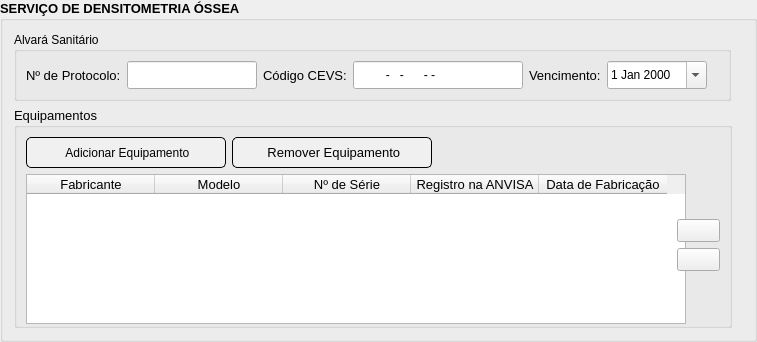
                   <widget class="QGroupBox" name="densitometriaOsseaGroupBox">
                    <property name="enabled">
                     <bool>true</bool>
                    </property>
                    <property name="minimumSize">
                     <size>
                      <width>757</width>
                      <height>342</height>
                     </size>
                    </property>
                    <property name="maximumSize">
                     <size>
                      <width>757</width>
                      <height>342</height>
                     </size>
                    </property>
                    <property name="font">
                     <font>
                      <pointsize>10</pointsize>
                      <bold>true</bold>
                     </font>
                    </property>
                    <property name="styleSheet">
                     <string notr="true">QGroupBox::unchecked {
	background-color: rgb(230, 230, 230);
	font: 10pt &quot;Segoe UI&quot;;
}

QGroupBox::checked {
	background-color: rgb(166, 255, 184);
	font: 700 10pt &quot;Segoe UI&quot;;
}</string>
                    </property>
                    <property name="title">
                     <string>SERVIÇO DE DENSITOMETRIA ÓSSEA</string>
                    </property>
                    <property name="flat">
                     <bool>false</bool>
                    </property>
                    <property name="checkable">
                     <bool>false</bool>
                    </property>
                    <property name="checked">
                     <bool>false</bool>
                    </property>
                    <layout class="QVBoxLayout" name="verticalLayout_13">
                     <item>
                      <layout class="QHBoxLayout" name="horizontalLayout_23">
                       <item>
                        <widget class="QGroupBox" name="groupBox_4">
                         <property name="styleSheet">
                          <string notr="true">QGroupBox {
	font: 10pt &quot;Segoe UI&quot;;
}</string>
                         </property>
                         <property name="title">
                          <string>Alvará Sanitário</string>
                         </property>
                         <layout class="QVBoxLayout" name="verticalLayout_12">
                          <item>
                           <layout class="QHBoxLayout" name="horizontalLayout_22">
                            <item>
                             <widget class="QLabel" name="label_23">
                              <property name="font">
                               <font>
                                <pointsize>10</pointsize>
                               </font>
                              </property>
                              <property name="text">
                               <string>Nº de Protocolo:</string>
                              </property>
                             </widget>
                            </item>
                            <item>
                             <widget class="QLineEdit" name="protocoloAlvaraDensitometriaLineEdit">
                              <property name="minimumSize">
                               <size>
                                <width>130</width>
                                <height>28</height>
                               </size>
                              </property>
                              <property name="maximumSize">
                               <size>
                                <width>130</width>
                                <height>28</height>
                               </size>
                              </property>
                             </widget>
                            </item>
                            <item>
                             <widget class="QLabel" name="label_26">
                              <property name="font">
                               <font>
                                <pointsize>10</pointsize>
                               </font>
                              </property>
                              <property name="text">
                               <string>Código CEVS:</string>
                              </property>
                             </widget>
                            </item>
                            <item>
                             <widget class="QLineEdit" name="codigoCEVSAlvaraDensitometriaOsseaLineEdit">
                              <property name="minimumSize">
                               <size>
                                <width>170</width>
                                <height>28</height>
                               </size>
                              </property>
                              <property name="maximumSize">
                               <size>
                                <width>170</width>
                                <height>28</height>
                               </size>
                              </property>
                              <property name="inputMask">
                               <string>000000000-000-000000-0-0</string>
                              </property>
                             </widget>
                            </item>
                            <item>
                             <widget class="QLabel" name="label_27">
                              <property name="font">
                               <font>
                                <pointsize>10</pointsize>
                               </font>
                              </property>
                              <property name="text">
                               <string>Vencimento:</string>
                              </property>
                             </widget>
                            </item>
                            <item>
                             <widget class="QDateEdit" name="validadeAlvaraDensitometriaOsseaDateEdit">
                              <property name="minimumSize">
                               <size>
                                <width>100</width>
                                <height>28</height>
                               </size>
                              </property>
                              <property name="maximumSize">
                               <size>
                                <width>100</width>
                                <height>28</height>
                               </size>
                              </property>
                              <property name="calendarPopup">
                               <bool>true</bool>
                              </property>
                             </widget>
                            </item>
                            <item>
                             <spacer name="horizontalSpacer_24">
                              <property name="orientation">
                               <enum>Qt::Horizontal</enum>
                              </property>
                              <property name="sizeHint" stdset="0">
                               <size>
                                <width>40</width>
                                <height>20</height>
                               </size>
                              </property>
                             </spacer>
                            </item>
                           </layout>
                          </item>
                         </layout>
                        </widget>
                       </item>
                       <item>
                        <spacer name="horizontalSpacer_25">
                         <property name="orientation">
                          <enum>Qt::Horizontal</enum>
                         </property>
                         <property name="sizeHint" stdset="0">
                          <size>
                           <width>40</width>
                           <height>20</height>
                          </size>
                         </property>
                        </spacer>
                       </item>
                      </layout>
                     </item>
                     <item>
                      <layout class="QHBoxLayout" name="horizontalLayout_33">
                       <property name="topMargin">
                        <number>0</number>
                       </property>
                       <item>
                        <widget class="QGroupBox" name="equipamentosDensitometriaGroupBox">
                         <property name="minimumSize">
                          <size>
                           <width>718</width>
                           <height>0</height>
                          </size>
                         </property>
                         <property name="maximumSize">
                          <size>
                           <width>718</width>
                           <height>16777215</height>
                          </size>
                         </property>
                         <property name="font">
                          <font>
                           <pointsize>10</pointsize>
                          </font>
                         </property>
                         <property name="title">
                          <string>Equipamentos</string>
                         </property>
                         <layout class="QVBoxLayout" name="verticalLayout_9">
                          <item>
                           <layout class="QHBoxLayout" name="horizontalLayout_20">
                            <property name="topMargin">
                             <number>0</number>
                            </property>
                            <item>
                             <widget class="QPushButton" name="adicionarEquipamentoDensitometriaPushButton">
                              <property name="minimumSize">
                               <size>
                                <width>200</width>
                                <height>31</height>
                               </size>
                              </property>
                              <property name="maximumSize">
                               <size>
                                <width>200</width>
                                <height>31</height>
                               </size>
                              </property>
                              <property name="styleSheet">
                               <string notr="true">QPushButton {
	font: 10pt &quot;Segoe UI&quot;;
	border: 1px solid black;
	border-radius: 5px;
	background-color: rgb(240, 240, 240);
}

QPushButton:hover {
	font: 10pt &quot;Segoe UI&quot;;
	border: 1px solid black;
	border-radius: 5px;
	background-color: rgb(170, 255, 127);
}</string>
                              </property>
                              <property name="text">
                               <string> Adicionar Equipamento</string>
                              </property>
                              <property name="icon">
                               <iconset resource="resources.qrc">
                                <normaloff>:/imagens/icon-add.png</normaloff>:/imagens/icon-add.png</iconset>
                              </property>
                              <property name="iconSize">
                               <size>
                                <width>15</width>
                                <height>15</height>
                               </size>
                              </property>
                             </widget>
                            </item>
                            <item>
                             <widget class="QPushButton" name="removerEquipamentoDensitometriaPushButton">
                              <property name="minimumSize">
                               <size>
                                <width>200</width>
                                <height>31</height>
                               </size>
                              </property>
                              <property name="maximumSize">
                               <size>
                                <width>200</width>
                                <height>31</height>
                               </size>
                              </property>
                              <property name="font">
                               <font>
                                <family>Segoe UI</family>
                                <pointsize>10</pointsize>
                                <italic>false</italic>
                                <bold>false</bold>
                               </font>
                              </property>
                              <property name="styleSheet">
                               <string notr="true">QPushButton {
	font: 10pt &quot;Segoe UI&quot;;
	border: 1px solid black;
	border-radius: 5px;
	background-color: rgb(240, 240, 240);
}

QPushButton:hover {
	font: 10pt &quot;Segoe UI&quot;;
	border: 1px solid black;
	border-radius: 5px;
	background-color: rgb(170, 255, 127);
}</string>
                              </property>
                              <property name="text">
                               <string> Remover Equipamento</string>
                              </property>
                              <property name="icon">
                               <iconset resource="resources.qrc">
                                <normaloff>:/imagens/icon-quit.png</normaloff>:/imagens/icon-quit.png</iconset>
                              </property>
                              <property name="iconSize">
                               <size>
                                <width>15</width>
                                <height>15</height>
                               </size>
                              </property>
                             </widget>
                            </item>
                            <item>
                             <spacer name="horizontalSpacer_22">
                              <property name="orientation">
                               <enum>Qt::Horizontal</enum>
                              </property>
                              <property name="sizeHint" stdset="0">
                               <size>
                                <width>40</width>
                                <height>20</height>
                               </size>
                              </property>
                             </spacer>
                            </item>
                           </layout>
                          </item>
                          <item>
                           <layout class="QHBoxLayout" name="horizontalLayout_60">
                            <property name="topMargin">
                             <number>0</number>
                            </property>
                            <item>
                             <widget class="QTableWidget" name="equipamentoDensitometriaTableWidget">
                              <property name="minimumSize">
                               <size>
                                <width>660</width>
                                <height>150</height>
                               </size>
                              </property>
                              <property name="maximumSize">
                               <size>
                                <width>660</width>
                                <height>150</height>
                               </size>
                              </property>
                              <property name="font">
                               <font>
                                <pointsize>10</pointsize>
                               </font>
                              </property>
                              <property name="gridStyle">
                               <enum>Qt::SolidLine</enum>
                              </property>
                              <property name="cornerButtonEnabled">
                               <bool>false</bool>
                              </property>
                              <attribute name="horizontalHeaderDefaultSectionSize">
                               <number>128</number>
                              </attribute>
                              <column>
                               <property name="text">
                                <string>Fabricante</string>
                               </property>
                               <property name="font">
                                <font>
                                 <pointsize>10</pointsize>
                                </font>
                               </property>
                              </column>
                              <column>
                               <property name="text">
                                <string>Modelo</string>
                               </property>
                               <property name="font">
                                <font>
                                 <pointsize>10</pointsize>
                                </font>
                               </property>
                              </column>
                              <column>
                               <property name="text">
                                <string>Nº de Série</string>
                               </property>
                               <property name="font">
                                <font>
                                 <pointsize>10</pointsize>
                                </font>
                               </property>
                              </column>
                              <column>
                               <property name="text">
                                <string>Registro na ANVISA</string>
                               </property>
                               <property name="font">
                                <font>
                                 <pointsize>10</pointsize>
                                </font>
                               </property>
                              </column>
                              <column>
                               <property name="text">
                                <string>Data de Fabricação</string>
                               </property>
                               <property name="font">
                                <font>
                                 <pointsize>10</pointsize>
                                </font>
                               </property>
                              </column>
                             </widget>
                            </item>
                            <item>
                             <layout class="QVBoxLayout" name="verticalLayout_38">
                              <property name="rightMargin">
                               <number>0</number>
                              </property>
                              <item>
                               <spacer name="verticalSpacer_7">
                                <property name="orientation">
                                 <enum>Qt::Vertical</enum>
                                </property>
                                <property name="sizeType">
                                 <enum>QSizePolicy::MinimumExpanding</enum>
                                </property>
                                <property name="sizeHint" stdset="0">
                                 <size>
                                  <width>20</width>
                                  <height>5</height>
                                 </size>
                                </property>
                               </spacer>
                              </item>
                              <item>
                               <widget class="QPushButton" name="upDensitometriaPushButton">
                                <property name="font">
                                 <font>
                                  <pointsize>10</pointsize>
                                 </font>
                                </property>
                                <property name="text">
                                 <string/>
                                </property>
                                <property name="icon">
                                 <iconset resource="resources.qrc">
                                  <normaloff>:/imagens/icon-sort-up.png</normaloff>:/imagens/icon-sort-up.png</iconset>
                                </property>
                                <property name="iconSize">
                                 <size>
                                  <width>20</width>
                                  <height>20</height>
                                 </size>
                                </property>
                               </widget>
                              </item>
                              <item>
                               <widget class="QPushButton" name="downDensitometriaPushButton">
                                <property name="font">
                                 <font>
                                  <pointsize>10</pointsize>
                                 </font>
                                </property>
                                <property name="text">
                                 <string/>
                                </property>
                                <property name="icon">
                                 <iconset resource="resources.qrc">
                                  <normaloff>:/imagens/icon-sort-down.png</normaloff>:/imagens/icon-sort-down.png</iconset>
                                </property>
                                <property name="iconSize">
                                 <size>
                                  <width>20</width>
                                  <height>20</height>
                                 </size>
                                </property>
                               </widget>
                              </item>
                              <item>
                               <spacer name="verticalSpacer">
                                <property name="orientation">
                                 <enum>Qt::Vertical</enum>
                                </property>
                                <property name="sizeType">
                                 <enum>QSizePolicy::MinimumExpanding</enum>
                                </property>
                                <property name="sizeHint" stdset="0">
                                 <size>
                                  <width>20</width>
                                  <height>5</height>
                                 </size>
                                </property>
                               </spacer>
                              </item>
                             </layout>
                            </item>
                            <item>
                             <spacer name="horizontalSpacer_62">
                              <property name="orientation">
                               <enum>Qt::Horizontal</enum>
                              </property>
                              <property name="sizeHint" stdset="0">
                               <size>
                                <width>40</width>
                                <height>20</height>
                               </size>
                              </property>
                             </spacer>
                            </item>
                           </layout>
                          </item>
                         </layout>
                        </widget>
                       </item>
                       <item>
                        <spacer name="horizontalSpacer_35">
                         <property name="orientation">
                          <enum>Qt::Horizontal</enum>
                         </property>
                         <property name="sizeHint" stdset="0">
                          <size>
                           <width>40</width>
                           <height>20</height>
                          </size>
                         </property>
                        </spacer>
                       </item>
                      </layout>
                     </item>
                    </layout>
                   </widget>
